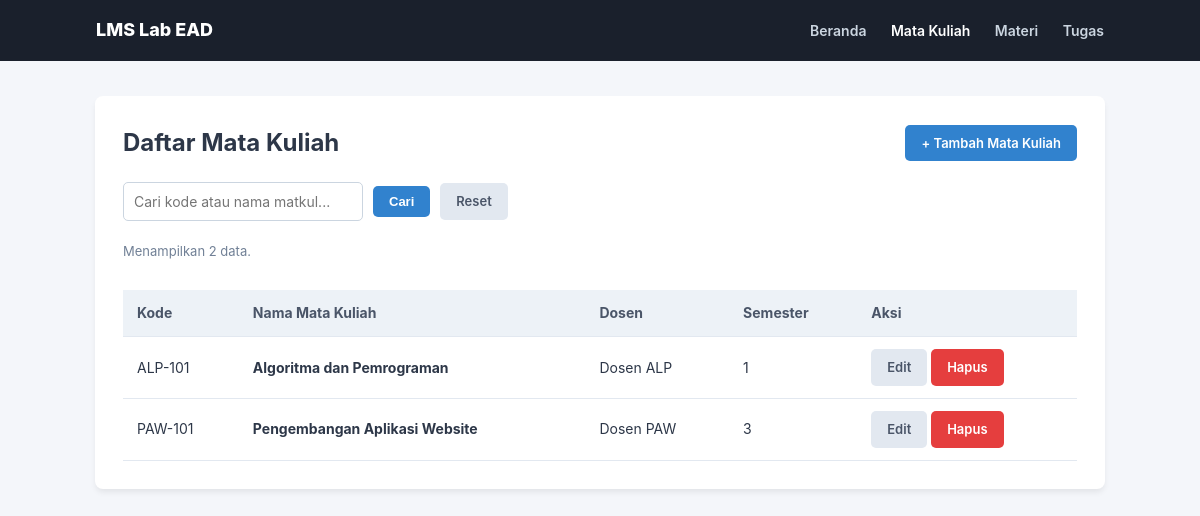
The app's page /matakuliah.php with its own data.
### tables this page shows
CREATE TABLE IF NOT EXISTS mata_kuliah (
    id INT UNSIGNED AUTO_INCREMENT PRIMARY KEY,
    kode VARCHAR(20) NOT NULL UNIQUE,
    nama VARCHAR(100) NOT NULL,
    dosen VARCHAR(100) NOT NULL,
    semester TINYINT UNSIGNED NOT NULL
);

### matakuliah.php (the view, shortened to what this page needs)
<?php
require 'koneksi.php';
$cari = trim($_GET['cari'] ?? '');
$param_cari = "%" . $cari . "%";
$stmt = $conn->prepare("SELECT * FROM mata_kuliah WHERE kode LIKE ? OR nama LIKE ? ORDER BY kode ASC");
$stmt->bind_param('ss', $param_cari, $param_cari);
$stmt->execute();
$hasil = $stmt->get_result();
?>
<!DOCTYPE html>
<html lang="id">
<head>
    <link rel="stylesheet" href="style.css">
</head>
<body>
    <header class="navbar">
        <div style="font-weight: 800; font-size: 18px;">LMS Lab EAD</div>
        <nav>
            <a href="index.php">Beranda</a>
            <a href="matakuliah.php" class="active">Mata Kuliah</a>
            <a href="materi.php">Materi</a>
            <a href="tugas.php">Tugas</a>
        </nav>
    </header>
    <main class="container">
        <div class="card">
            <div style="display: flex; justify-content: space-between; align-items: center; margin-bottom: 20px;">
                <h2 style="margin: 0;">Daftar Mata Kuliah</h2>
                <a href="tambah_matakuliah.php" class="btn btn-primary">+ Tambah Mata Kuliah</a>
            </div>
            <form method="get" class="filter-bar">
                <input type="text" name="cari" placeholder="Cari kode atau nama matkul..." value="<?= htmlspecialchars($cari); ?>">
                <button type="submit" class="btn btn-primary">Cari</button>
                <a href="matakuliah.php" class="btn btn-secondary">Reset</a>
            </form>
            <p style="font-size: 13px; color: #718096;">Menampilkan <?= $hasil->num_rows; ?> data.</p>
            <?php if ($hasil->num_rows === 0): ?>
                <p>Data tidak ditemukan. Coba kata kunci lain.</p>
            <?php else: ?>
                <div class="table-responsive">
                    <table>
                        <thead>
                            <tr>
                                <th>Kode</th>
                                <th>Nama Mata Kuliah</th>
                                <th>Dosen</th>
                                <th>Semester</th>
                                <th>Aksi</th>
                            </tr>
                        </thead>
                        <tbody>
                            <?php while ($row = $hasil->fetch_assoc()): ?>
                                <tr>
                                    <td><?= htmlspecialchars($row['kode']); ?></td>
                                    <td><strong><?= htmlspecialchars($row['nama']); ?></strong></td>
                                    <td><?= htmlspecialchars($row['dosen']); ?></td>
                                    <td><?= (int)$row['semester']; ?></td>
                                    <td>
                                        <a href="edit_matakuliah.php?id=<?= $row['id']; ?>" class="btn btn-secondary">Edit</a>
                                        <a href="hapus_matakuliah.php?id=<?= $row['id']; ?>" class="btn btn-danger">Hapus</a>
                                    </td>
                                </tr>
                            <?php endwhile; ?>
                        </tbody>
                    </table>
                </div>
            <?php endif; ?>
        </div>
    </main>
</body>
</html>

### style.css (style rules this page uses)
* { box-sizing: border-box; }
body { margin: 0; padding: 0; font-family: -apple-system, BlinkMacSystemFont, "Segoe UI", Roboto, Helvetica, Arial, sans-serif; background-color: #f4f6fa; color: #2d3748; line-height: 1.6; }
.navbar { background: #1a202c; color: #ffffff; padding: 16px 8%; display: flex; justify-content: space-between; align-items: center; }
.navbar a { color: #cbd5e0; text-decoration: none; margin-left: 20px; font-size: 14px; font-weight: 600; }
.navbar a:hover, .navbar a.active { color: #ffffff; }
.container { max-width: 1050px; margin: 35px auto; padding: 0 20px; }
.card { background: #ffffff; border-radius: 8px; box-shadow: 0 4px 6px -1px rgba(0,0,0,0.08); padding: 28px; margin-bottom: 25px; }
.table-responsive { overflow-x: auto; }
table { width: 100%; border-collapse: collapse; margin-top: 15px; }
table th, table td { padding: 12px 14px; text-align: left; border-bottom: 1px solid #e2e8f0; font-size: 14px; }
table th { background-color: #edf2f7; color: #4a5568; font-weight: 700; }
.btn { display: inline-block; padding: 8px 16px; border-radius: 5px; font-size: 13px; font-weight: 600; text-decoration: none; cursor: pointer; border: none; }
.btn-primary { background: #3182ce; color: white; }
.btn-secondary { background: #e2e8f0; color: #4a5568; }
.btn-danger { background: #e53e3e; color: white; }
input[type="text"], input[type="number"], input[type="date"], select, textarea { width: 100%; max-width: 600px; padding: 10px; border: 1px solid #cbd5e0; border-radius: 5px; font-size: 14px; font-family: inherit; }
.filter-bar { display: flex; gap: 10px; align-items: center; margin-bottom: 20px; flex-wrap: wrap; }
.filter-bar input, .filter-bar select { width: auto; min-width: 200px; }

### records on screen
mata_kuliah: kode "ALP-101", nama "Algoritma dan Pemrograman", dosen "Dosen ALP", semester "1"
mata_kuliah: kode "PAW-101", nama "Pengembangan Aplikasi Website", dosen "Dosen PAW", semester "3"

### other values on screen
$hasil->num_rows "2"
